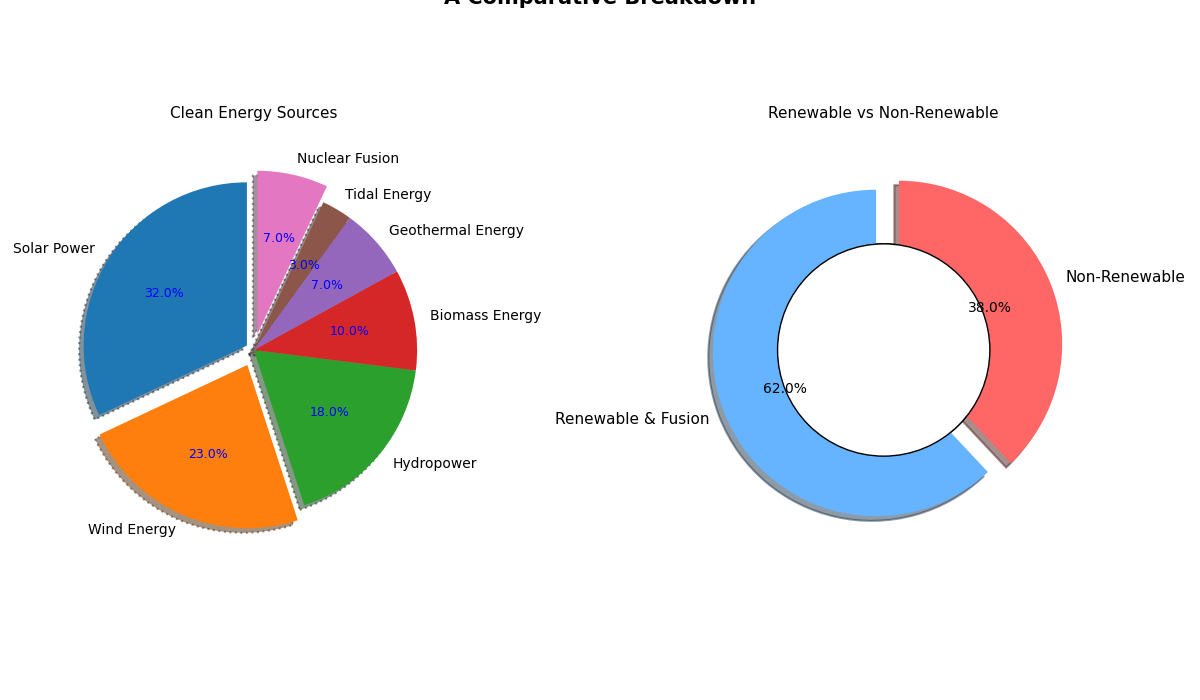

This chart was generated by the following Python code:
import matplotlib.pyplot as plt
import numpy as np

title = "Global Market Share of Clean Energy Sources in 2023"
subtitle = "A Comparative Breakdown"

clean_energy_sources = [
    'Solar Power',
    'Wind Energy',
    'Hydropower',
    'Biomass Energy',
    'Geothermal Energy',
    'Tidal Energy',
    'Nuclear Fusion'
]

market_share = [32, 23, 18, 10, 7, 3, 7]

# New set of colors
new_colors = ['#1f77b4', '#ff7f0e', '#2ca02c', '#d62728', '#9467bd', '#8c564b', '#e377c2']
explode = (0.05, 0.1, 0, 0, 0, 0, 0.1)

def create_pie(chart_title, sources, market_share, colors, explode):
    fig, ax = plt.subplots(figsize=(10, 7))
    wedges, texts, autotexts = ax.pie(
        market_share, labels=sources, autopct='%1.1f%%', startangle=90,
        colors=colors, explode=explode, shadow=True, wedgeprops=dict(linestyle='-', linewidth=1.5)
    )
    
    for text in texts:
        text.set_fontsize(10)
        text.set_color('black')

    for autotext in autotexts:
        autotext.set_fontsize(9)
        autotext.set_color('blue')
    
    centre_circle = plt.Circle((0, 0), 0.65, fc='white', edgecolor='k')
    fig.gca().add_artist(centre_circle)
    
    ax.set_title(chart_title, fontsize=13, fontweight='regular', pad=20)

    ax.legend(wedges, sources, title="Energy Sources", loc="upper right", bbox_to_anchor=(1.1, 1), fontsize=9)

    plt.tight_layout()
    plt.show()

def create_comparison_chart():
    fig, (ax1, ax2) = plt.subplots(1, 2, figsize=(12, 7))

    energy_types = ['Renewable & Fusion', 'Non-Renewable']
    energy_percentages = [62, 38]

    wedges, texts, autotexts = ax1.pie(
        market_share, labels=clean_energy_sources, autopct='%1.1f%%', startangle=90,
        colors=new_colors, explode=explode, shadow=True, wedgeprops=dict(linestyle=':', linewidth=1.5)
    )
    
    for text in texts:
        text.set_fontsize(10)
        text.set_color('black')

    for autotext in autotexts:
        autotext.set_fontsize(9)
        autotext.set_color('blue')
    
    centre_circle = plt.Circle((0, 0), 0.65, fc='white', edgecolor='k')
    fig.gca().add_artist(centre_circle)

    ax1.set_title("Clean Energy Sources", fontsize=11, fontweight='regular', pad=20)

    wedges, texts, autotexts = ax2.pie(
        energy_percentages, labels=energy_types, autopct='%1.1f%%', startangle=90,
        colors=['#66b3ff', '#ff6666'], explode=(0.05, 0.1), shadow=True, wedgeprops=dict(linestyle='-', linewidth=1.5)
    )
    
    for text in texts:
        text.set_fontsize(11)
        text.set_color('black')

    for autotext in autotexts:
        autotext.set_fontsize(10)
        autotext.set_color('black')

    centre_circle_2 = plt.Circle((0, 0), 0.65, fc='white', edgecolor='k')
    fig.gca().add_artist(centre_circle_2)
    
    ax2.set_title("Renewable vs Non-Renewable", fontsize=11, fontweight='regular', pad=20)

    plt.tight_layout()
    plt.suptitle(f"{title}\n{subtitle}", fontsize=15, fontweight='bold', y=1.05)
    plt.show()

create_pie(title, clean_energy_sources, market_share, new_colors, explode)
create_comparison_chart()
